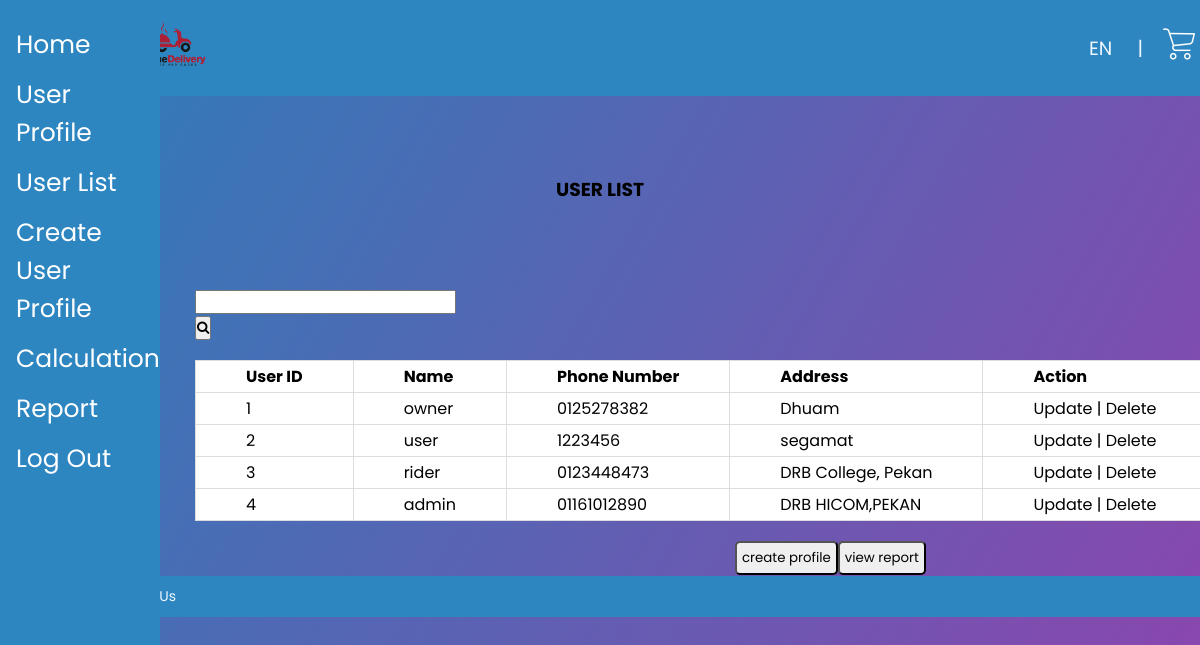
The page /MODULE1/userlist.php on the database its author committed.
### tables this page shows
CREATE TABLE `user` (
  `userid` int(50) NOT NULL,
  `username` varchar(50) NOT NULL,
  `password` varchar(50) NOT NULL,
  `usertype` varchar(50) NOT NULL,
  `address` varchar(100) NOT NULL,
  `phonenum` varchar(50) NOT NULL
);

### MODULE1/userlist.php (the view, shortened to what this page needs)
<?php
include ('config.php');
?>
<!DOCTYPE html>
<html>
    <head>
        <link rel="stylesheet" href="owner.css">
        <link rel="stylesheet" href="style.css?v=<?php echo time(); ?>">
    </head>
    <link rel="stylesheet" href="https://cdnjs.cloudflare.com/ajax/libs/font-awesome/4.7.0/css/font-awesome.min.css">
    <body style="background-color: white;">
    <div class="sidenav">
        <a href="adminhome.php">Home</a>
        <a href="userprofile.php">User Profile</a>
        <a href="userlist.php">User List</a>
        <a href="createuserprofile.php">Create User Profile</a>
        <a href="calculation.php">Calculation</a>
        <a href="report.php">Report</a>
        <a href="logout.php">Log Out</a>
    </div>
        <div class="navbar">
            <div class="logo" style="margin-left:10%">
                <a href="adminhome.php"> <img src="images/home.png" width="30%"> </a>
            </div>
            <nav>
                <ul id="MenuItems">
                    <li><a style="color: aliceblue;" href="">EN</a></li>
                    <li><a style="color: aliceblue;">|</a></li>
                </ul>
            </nav>
            <a href=""> <img src="images/shoppingcart.png"></a>
        </div>
      <div style="margin: auto;
                /* background-color: #A9A9A9; */
                width: 900px;
                height: 450px;
                position: absolute;
                top: 50%;
                left: 50%;
                -moz-transform: translateX(-50%) translateY(-50%);
                -webkit-transform: translateX(-50%) translateY(-50%);
                transform: translateX(-50%) translateY(-50%);"
                >
                <H3 style="text-align: center;">USER LIST</H3>
                <div class="search-container" style="  position:absolute; left:5%; top:25%; width:30%;">
                    <form action="/action_page.php">
                      <input type="text"name="search">
                      <button type="submit"><i class="fa fa-search"></i></button>
                    </form>
                    <form style="margin: 20px 0; white-space: nowrap;" >
                    <tbody>
                        <table>
                           <tr>
                           <th>User ID</th>
                              <th>Name</th>
                              <th>Phone Number</th>
                              <th>Address</th>
                              <th>Action</th>
                            </tr>
                            <?php
                            $count=1;
                            $sel_query="Select * from user ORDER BY userid desc;";
                            $result = mysqli_query($conn,$sel_query);
                            while($row = mysqli_fetch_assoc($result)) { ?>
                            <tr><td align="center"><?php echo $count; ?></td>
                            <td align="center"><?php echo $row["username"]; ?></td>
                            <td align="center"><?php echo $row["phonenum"]; ?></td>
                            <td align="center"><?php echo $row["address"]; ?></td>
                            <td align="center">
                             <a href="update.php?userid=<?php echo $row["userid"]; ?>">Update  |</a>
                             <a href="delete.php?userid=<?php echo $row["userid"]; ?>">Delete</a>
                            </td>
                            </tr>
                            <?php $count++; }
                            ?>
                          </table>
                         </tbody>
                    </form>
                    <div style="display:flex; margin-left: 200%; white-space: nowrap;">
                        <button onclick="document.location='createuserprofile.php'" style="margin-left: auto; padding: 5px;border-radius: 5px;">create profile</button>
                        <button onclick="document.location='report.php'" style="margin-left: auto; padding: 5px;border-radius: 5px;">view report</button>
                    </div>
                  </div>
      </div>
      <div class="footer" style="margin-top:40%;">
        <div class="container">
            <p> Why Us ? | Contact Us </p>
        </div>
    </div>
    </body>
</html>

### MODULE1/owner.css (style rules this page uses)
* { margin: 0; padding:0; box-sizing: border-box; }
body { font-family: 'Bebas Neue', cursive; }
.navbar { display: flex; align-items: center; background-color: #2E86C1 ; padding: 5px; font-size:larger; }
nav { flex: 1; text-align: right; }
nav ul { display: inline-block; list-style-type: none; }
nav ul li { display: inline-block; margin-right: 20px; }
a { text-decoration: none; color: black; }
p { color: black; }
.container { max-width: 1300px; margin: auto; padding-left: 25px; padding-right: 25px; }
.footer { background: #2E86C1; color:aliceblue; font-size: 14px; padding: 10px 0 10px; }
.footer p { color: aliceblue; }

### MODULE1/style.css (style rules this page uses)
* { margin: 0; padding: 0; box-sizing: border-box; font-family: "Poppins", sans-serif; }
body { margin: 0; padding: 0; background: linear-gradient(120deg,#2980b9, #8e44ad); height: 100vh; overflow: hidden; }
.navbar { display: flex; align-items: center; background-color: #2E86C1 ; padding: 5px; font-size:larger; }
nav { flex: 1; text-align: right; }
nav ul { display: inline-block; list-style-type: none; }
nav ul li { display: inline-block; margin-right: 20px; }
.sidenav { height: 100%; width: 160px; position: fixed; z-index: 1; top: 0; left: 0; background-color: #2E86C1; overflow-x: hidden; padding-top: 20px; }
.sidenav a { padding: 6px 8px 6px 16px; text-decoration: none; font-size: 25px; color: white; display: block; }
.footer { background: #2E86C1; color:aliceblue; font-size: 14px; padding: 10px 0 10px; margin-top: 45%; }
.footer p { color: aliceblue; }

### MODULE1/userlist.php (style rules this page uses)
table { font-family: arial, sans-serif; border-collapse: collapse; width: 100%; }
td, th { border: 1px solid #dddddd; background-color: white; text-align: left; padding-left: 50px; padding-right: 50px; padding-top:3px; padding-bottom: 3px; }
.navbar { display: flex; align-items: center; background-color: #2E86C1 ; padding: 5px; font-size:larger; }
nav { flex: 1; text-align: right; }
nav ul { display: inline-block; list-style-type: none; }
nav ul li { display: inline-block; margin-right: 20px; }
.footer { background: #2E86C1; color:aliceblue; font-size: 14px; padding: 10px 0 10px; }
.footer p { color: aliceblue; }
.container { max-width: 1300px; margin: auto; padding-left: 25px; padding-right: 25px; }

### rows shown on the page
user: username "owner", phonenum "0125278382", address "Dhuam"
user: username "user", phonenum "1223456", address "segamat"
user: username "rider", phonenum "0123448473", address "DRB College, Pekan"
user: username "admin", phonenum "01161012890", address "DRB HICOM,PEKAN"
